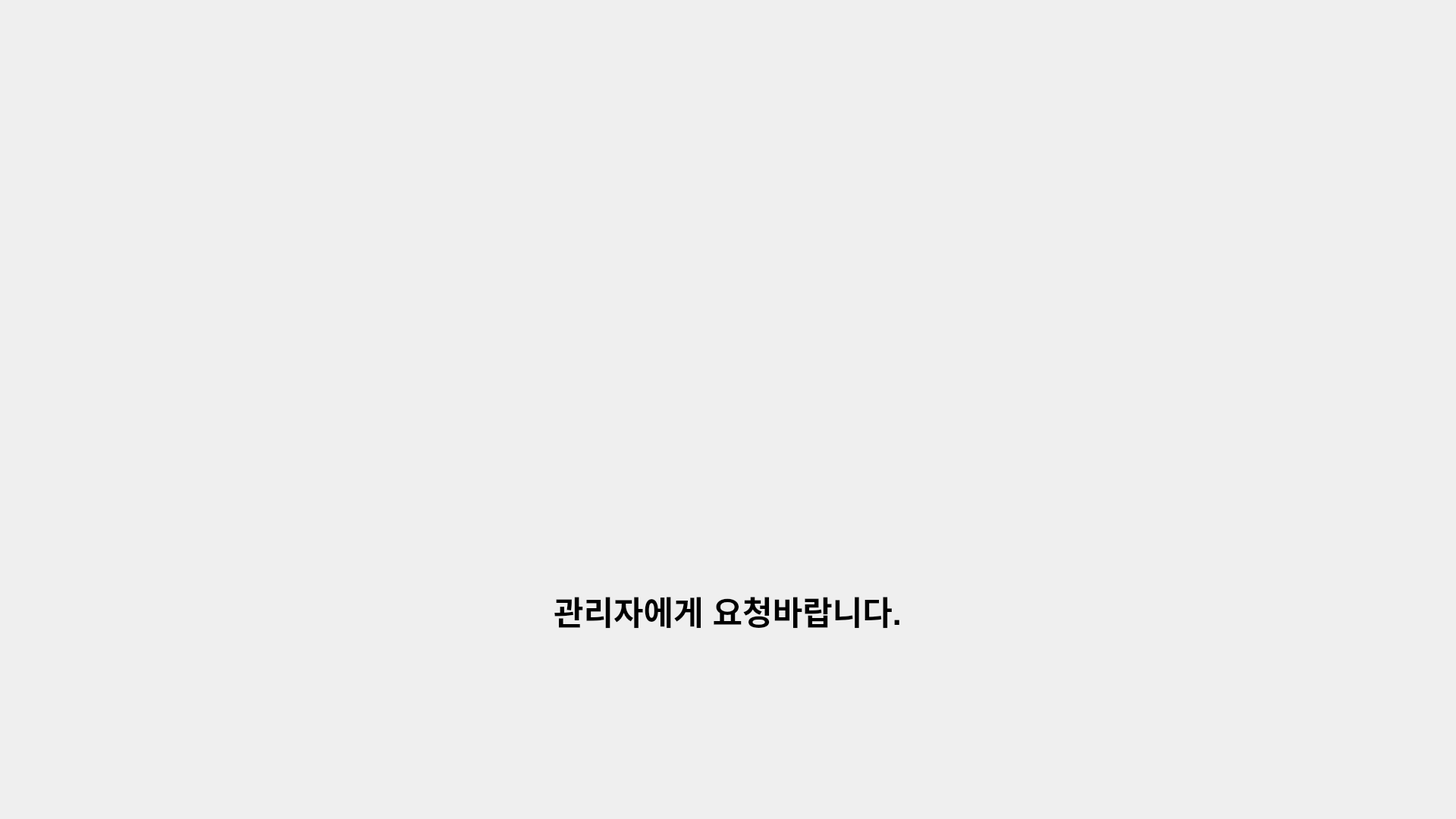
<?xml version="1.0" encoding="UTF-8"?>
<ui version="4.0">
 <class>Dialog</class>
 <widget class="QDialog" name="Dialog">
  <property name="geometry">
   <rect>
    <x>0</x>
    <y>0</y>
    <width>1920</width>
    <height>1080</height>
   </rect>
  </property>
  <property name="windowTitle">
   <string>Dialog</string>
  </property>
  <widget class="QLabel" name="label">
   <property name="geometry">
    <rect>
     <x>730</x>
     <y>730</y>
     <width>521</width>
     <height>151</height>
    </rect>
   </property>
   <property name="font">
    <font>
     <pointsize>32</pointsize>
     <weight>75</weight>
     <bold>true</bold>
    </font>
   </property>
   <property name="text">
    <string>관리자에게 요청바랍니다.</string>
   </property>
  </widget>
 </widget>
 <resources/>
 <connections/>
</ui>
